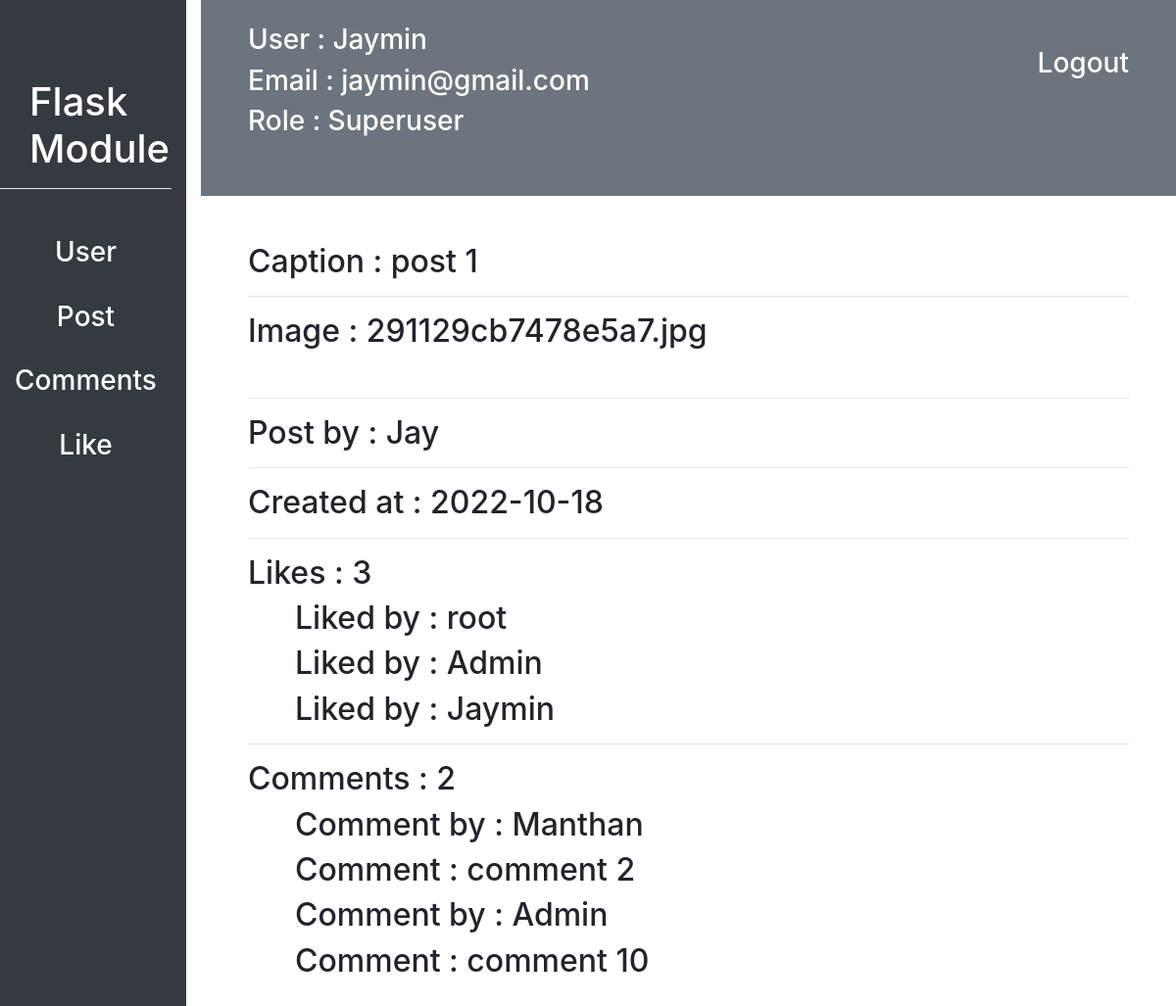
The page /customadmin/post/10/post_detail (signed in) on the database as committed earlier.
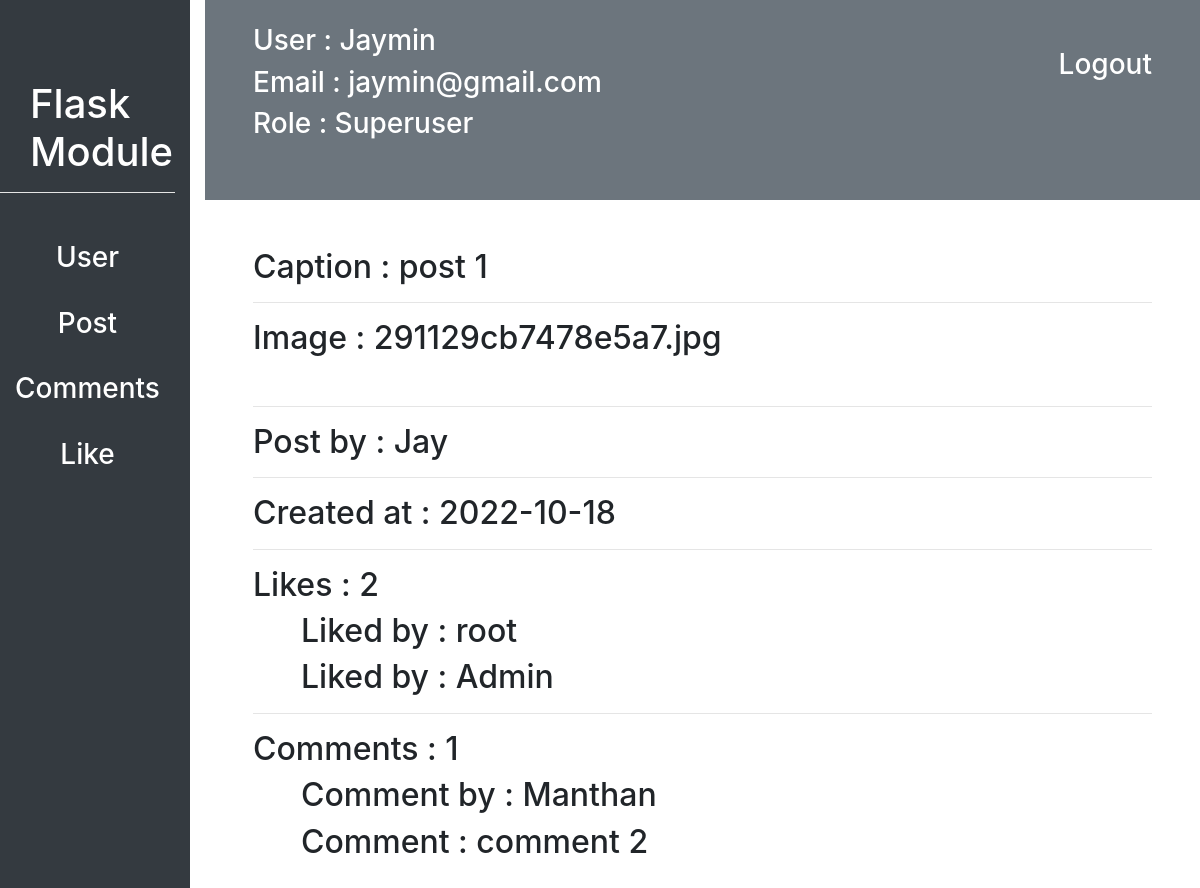
The same page on the database as committed later.
### flask_module/user/models.py (models this page shows, shortened)
class User(db.Model, UserMixin):
    id = db.Column(db.Integer, primary_key=True)
    username = db.Column(db.String(20), unique=True, nullable=False)
    email = db.Column(db.String(30), unique=True, nullable=False)
    profile_picture = db.Column(db.String(70), nullable=False, default="defualt_img.jpg")
    password = db.Column(db.String(15), nullable=False)
    like = db.relationship("Likes", backref="user", lazy=True, cascade = "all, delete, delete-orphan", )
    post = db.relationship("Post", backref="user", lazy=True, cascade = "all, delete, delete-orphan", )
    comment = db.relationship("Comments", backref="user", lazy=True, cascade = "all, delete, delete-orphan", )
    following = db.relationship("User",
                    secondary=connected_user,
                    primaryjoin=id==connected_user.c.parent_id,
                    secondaryjoin=id==connected_user.c.children_id,
                    backref="followed_by")
    role_id = db.Column(db.Integer, db.ForeignKey("role.id"), nullable=False)

class Role(db.Model):
    id = db.Column(db.Integer, primary_key=True)
    name = db.Column(db.String(20), unique=True, nullable=False)
    user = db.relationship("User", backref="role")

### flask_module/posts/models.py (models this page shows, shortened)
class Post(db.Model):
    id = db.Column(db.Integer, primary_key=True)
    image = db.Column(db.String(70), nullable=False)
    caption = db.Column(db.String(20), nullable=False)
    created_at = db.Column(db.DateTime, nullable=False, default=datetime.now())
    user_id = db.Column(db.Integer, db.ForeignKey("user.id"), nullable=False)
    comment = db.relationship("Comments", backref="post", lazy=True, cascade = "all, delete, delete-orphan", )
    likes = db.relationship("Likes", backref="post", lazy=True, cascade = "all, delete, delete-orphan", )

class Likes(db.Model):
    id = db.Column(db.Integer, primary_key=True)
    user_id = db.Column(db.Integer, db.ForeignKey("user.id"), nullable=False)
    post_id = db.Column(db.Integer, db.ForeignKey("post.id"), nullable=False)

class Comments(db.Model):
    id = db.Column(db.Integer, primary_key=True)
    user_id = db.Column(db.Integer, db.ForeignKey("user.id"), nullable=False)
    post_id = db.Column(db.Integer, db.ForeignKey("post.id"), nullable=False)
    comment = db.Column(db.String(200), nullable=True)

### flask_module/customadmin/posts/routes.py (the view)
@post.route("/<int:post_id>/post_detail")
@login_required
def post_detail(post_id):
    post = Post.query.filter_by(id=int(post_id)).first()
    return render_template("customadmin/posts/post_detail.html", post=post)

### flask_module/customadmin/routes.py (called while the page is built)
def login_required(f):
    @wraps(f)
    def decorated_function(*args, **kwargs):
        if current_user.is_authenticated is False:
            return redirect(url_for('customadmin.login'))
        return f(*args, **kwargs)
    return decorated_function

### flask_module/user/models.py (called while the page is built)
@login_manager.user_loader
def load_user(user_id):
    return User.query.filter_by(id=int(user_id)).first()

### flask_module/templates/customadmin/posts/post_detail.html (shortened to what this page needs)
{% extends "customadmin/dashboard.html" %}
{% block contant %}
<div class="m-5">
    <h2>Caption : {{post.caption}}</h2>
    <hr>
    <h2>Image : {{post.image}}</h2>
    <hr>
    <h2>Post by : {{post.user.username}}</h2>
    <hr>
    <h2>Created at : {{post.created_at.strftime('%Y-%m-%d')}}</h2>
    <hr>
    <h2>Likes : {{post.likes|length}}</h2>
    {% for like in post.likes %}
        <h2 class="ml-5">Liked by : {{like.user.username}}</h2>
    {% endfor %}
    <hr>
    <h2>Comments : {{post.comment|length}}</h2>
    {% for comment in post.comment %}
        <h2 class="ml-5">Comment by : {{comment.user.username}}</h2>
        <h2 class="ml-5">Comment : {{comment.comment}}</h2>
    {% endfor %}
</div>
{% endblock contant %}

### flask_module/templates/customadmin/dashboard.html (shortened to what this page needs)
<!DOCTYPE html>
<html lang="en">
<head>
    <link rel="stylesheet" href="{{ url_for('static', filename='css/bootstrap.css') }}">
    <link rel="stylesheet" href="{{url_for('static', filename="css/datatable.css")}}">
    <link rel="stylesheet" href="{{url_for('static', filename="css/datatable.min.css")}}">
</head>
<body>
    <div class="row" id="sidebar">
        <div class="col bg-dark">
            <div id="module-title">
                <h1 class="text-white">Flask Module</h1>
            </div>
            <hr style="background: white">
            <div class="mt-5 text-center">
                <a href="{{url_for('customadmin.dashboard', username=current_user.username)}}"><h3 class="text-white">User</h3></a><br>
                <a href="{{url_for('customadmin.post.post_list')}}"><h3 class="text-white">Post</h3></a><br>
                <a href="{{url_for('customadmin.comment.comments_list')}}"><h3 class="text-white">Comments</h3></a><br>
                <a href="{{url_for('customadmin.like.like_list')}}"><h3 class="text-white">Like</h3></a><br>
            </div>
        </div>
        <div class="col-10">
            <div id="navbar" class="bg-secondary">
                <a href="{{url_for('customadmin.logout')}}"><h3 class="float-right px-5 pt-5 text-white">Logout</h3></a>
                <h3 class="text-white pt-4 px-5">User : {{current_user.username}}</h3>
                <h3 class="text-white px-5">Email : {{current_user.email}}</h3>
                <h3 class="text-white px-5">Role : {{current_user.role.name}}</h3>
            </div>
            {% block contant %}{% endblock contant %}
        </div>
    </div>
</body>
</html>

### flask_module/templates/customadmin/dashboard.html (style rules this page uses)
#sidebar { height: 900px; }
#module-title { margin-top: 80px; margin-left: 30px; }
#navbar { height: 200px; }

Rows that differ between the two databases and show on the page:
removed Likes: user.username "Jaymin"
removed Comments: user.username "Admin", comment "comment 10"
Other text that changed with them:
{{ post.likes|length }}: "3" → "2"
{{ post.comment|length }}: "2" → "1"
